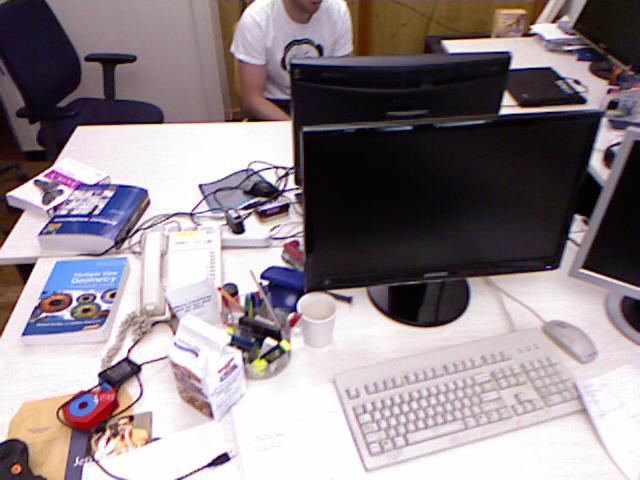
//> input picture test/3.png, 640 x 480 px
$ ./featuredetector 3.png 4.png   (built with g++ and OpenCV 4, older OpenCV classes emulated)
//> lines starting //> are read from the running program, lines starting //| are printed output that depends on the picture
//
// Created by sicong on 08/11/18.
//


#include <iostream>
#include <opencv2/core/core.hpp>
#include <opencv2/features2d/features2d.hpp>
#include <opencv2/highgui/highgui.hpp>

using namespace std;
using namespace cv;

int main ( int argc, char** argv )
{
    if ( argc != 3 )
    {
        cout<<"usage: feature_extraction img1 img2"<<endl;
        return 1;
    }
    //-- Read two images
    Mat img_1 = imread ( argv[1], CV_LOAD_IMAGE_COLOR );
//> img_1 is the input picture: 480 rows x 640 cols, CV_8UC3; mean B, G, R 139, 134.5, 144.6
    Mat img_2 = imread ( argv[2], CV_LOAD_IMAGE_COLOR );
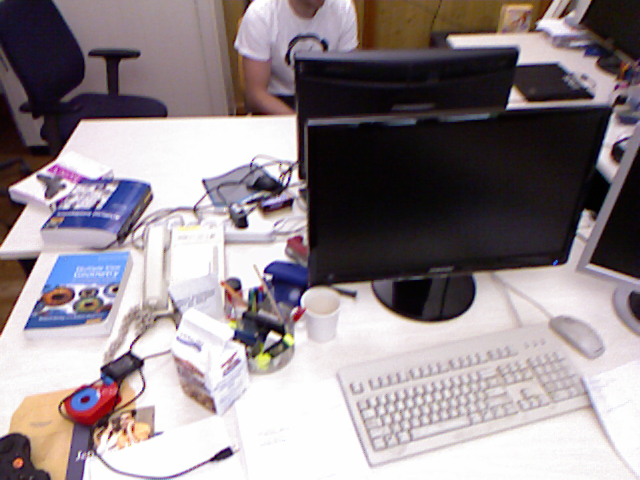
//> input picture test/4.png, 640 x 480 px
//> img_2 is the input picture: 480 rows x 640 cols, CV_8UC3; mean B, G, R 140.9, 136.4, 146.4

    //-- Initialization
    std::vector<KeyPoint> keypoints_1, keypoints_2;
    Mat descriptors_1, descriptors_2;
    Ptr<FeatureDetector> detector = FeatureDetector::create("FAST");
    Ptr<DescriptorExtractor> descriptor = DescriptorExtractor::create("BRISK");
    Ptr<DescriptorMatcher> matcher  = DescriptorMatcher::create ( "BruteForce-Hamming" );

    //-- Step1:detect BRIEF features
    detector->detect ( img_1,keypoints_1 );
//> keypoints_1 = 3992 keypoints; strongest (x, y, size): (199, 185, 7), (296, 194, 7), (261, 277, 7), (174, 333, 7)
    detector->detect ( img_2,keypoints_2 );
//> keypoints_2 = 3432 keypoints; strongest (x, y, size): (176, 328, 7), (203, 181, 7), (284, 184, 7), (265, 271, 7)

    //-- Step2:Compute BRIEF descriptors
    descriptor->compute ( img_1, keypoints_1, descriptors_1 );
//> keypoints_1 = 3836 keypoints; strongest (x, y, size): (199, 185, 7), (296, 194, 7), (261, 277, 7), (174, 333, 7)
    descriptor->compute ( img_2, keypoints_2, descriptors_2 );
//> keypoints_2 = 3280 keypoints; strongest (x, y, size): (176, 328, 7), (203, 181, 7), (284, 184, 7), (265, 271, 7)

    Mat outimg1;
    drawKeypoints( img_1, keypoints_1, outimg1, Scalar::all(-1), DrawMatchesFlags::DEFAULT );
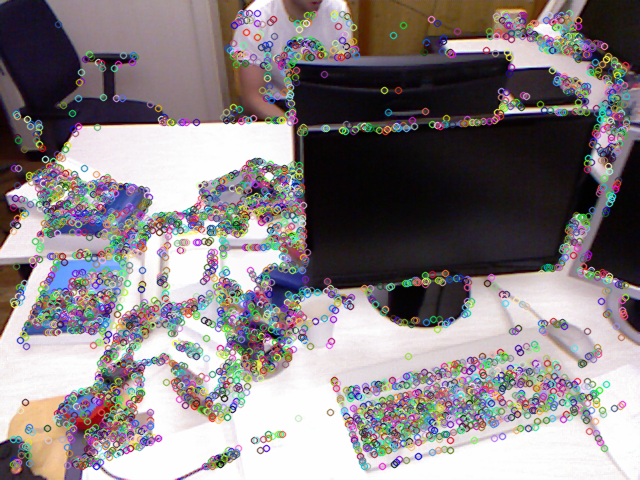
//> outimg1: 480 rows x 640 cols, CV_8UC3; mean B, G, R 133.4, 130.8, 138.2
    imshow("BRIEF Features",outimg1);

    //-- Step3: Using Hamming distance to find correspondences
    vector<DMatch> matches;
    //BFMatcher matcher ( NORM_HAMMING );
    matcher->match ( descriptors_1, descriptors_2, matches );
//> matches = 3836 matches

    //-- Step4: Discard outliers
    double min_dist=10000, max_dist=0;

    //Find max/min distance for all candidates
    for ( int i = 0; i < descriptors_1.rows; i++ )
    {
        double dist = matches[i].distance;
        if ( dist < min_dist ) min_dist = dist;
        if ( dist > max_dist ) max_dist = dist;
    }
//> this loop made 3836 passes
//> (dist, min_dist, max_dist) on pass 1: (70, 70, 70)
//> (dist, min_dist) on passes 11, 19, 24, 78, 291, 1714: (54, 54), (53, 53), (32, 32), (28, 28), (18, 18), (16, 16)
//> after the loop, min_dist = 10; max_dist = 183

    min_dist = min_element( matches.begin(), matches.end(), [](const DMatch& m1, const DMatch& m2) {return m1.distance<m2.distance;} )->distance;
    max_dist = max_element( matches.begin(), matches.end(), [](const DMatch& m1, const DMatch& m2) {return m1.distance<m2.distance;} )->distance;

    printf ( "-- Max dist : %f \n", max_dist );
//| -- Max dist : 183.000000
    printf ( "-- Min dist : %f \n", min_dist );
//| -- Min dist : 10.000000

    //If descriptor distance two times larger than the threshold/30, discard it
    std::vector< DMatch > good_matches;
    for ( int i = 0; i < descriptors_1.rows; i++ )
    {
        if ( matches[i].distance <= max ( 2*min_dist, 30.0 ) )
        {
            good_matches.push_back ( matches[i] );
        }
    }
//> after the loop, good_matches = 107 matches

    //-- Step5: Visualization
    Mat img_match;
    Mat img_goodmatch;
    drawMatches ( img_1, keypoints_1, img_2, keypoints_2, matches, img_match );
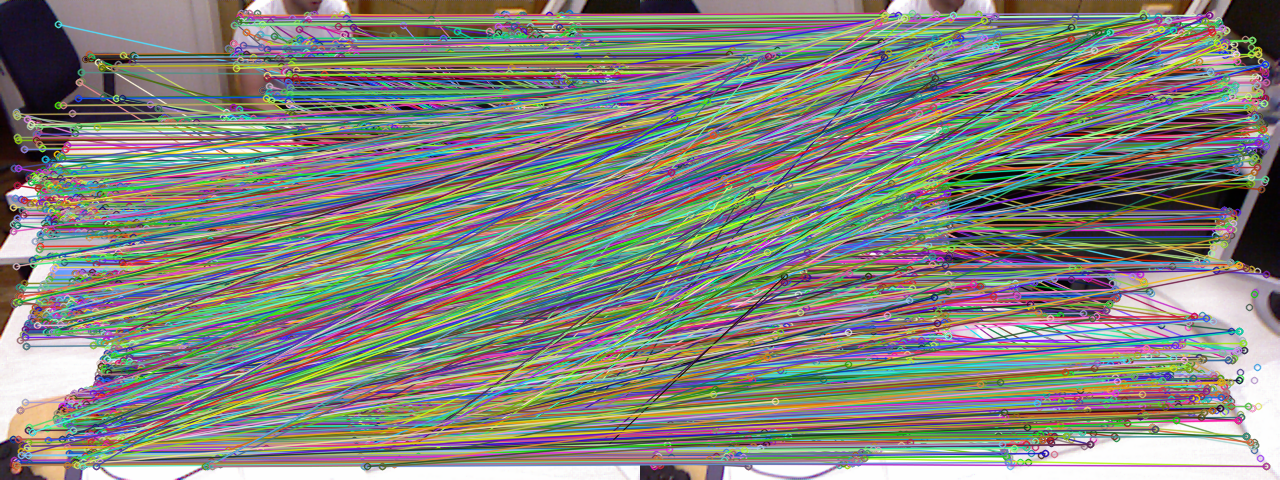
//> img_match: 480 rows x 1280 cols, CV_8UC3; mean B, G, R 125.1, 132.3, 131.9
    drawMatches ( img_1, keypoints_1, img_2, keypoints_2, good_matches, img_goodmatch );
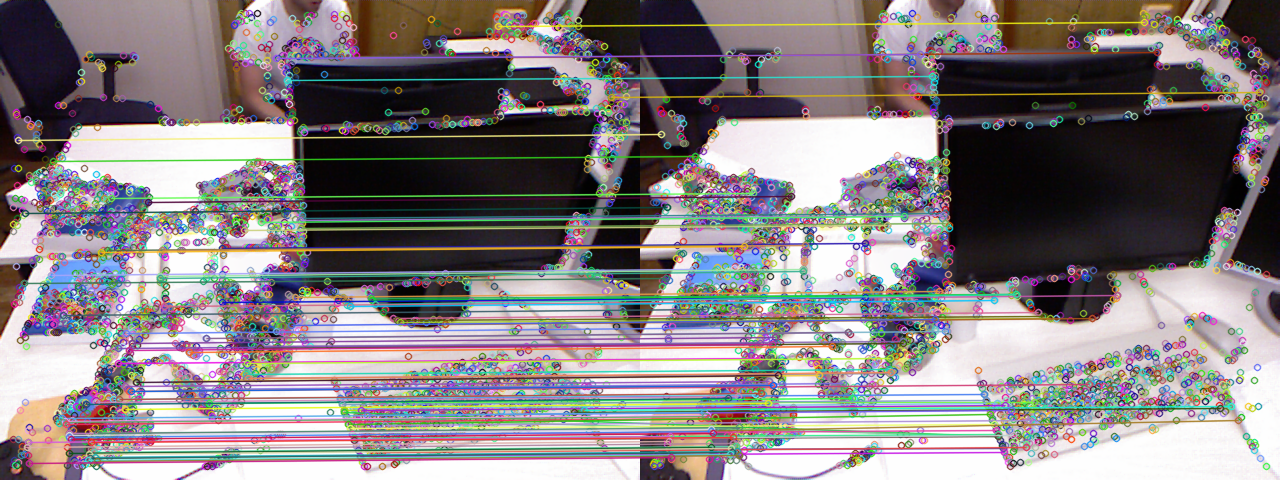
//> img_goodmatch: 480 rows x 1280 cols, CV_8UC3; mean B, G, R 129.9, 127.8, 134
    imshow ( "Initial correspondences", img_match );
    imshow ( "After optimization", img_goodmatch );
    waitKey(0);

    return 0;
}
